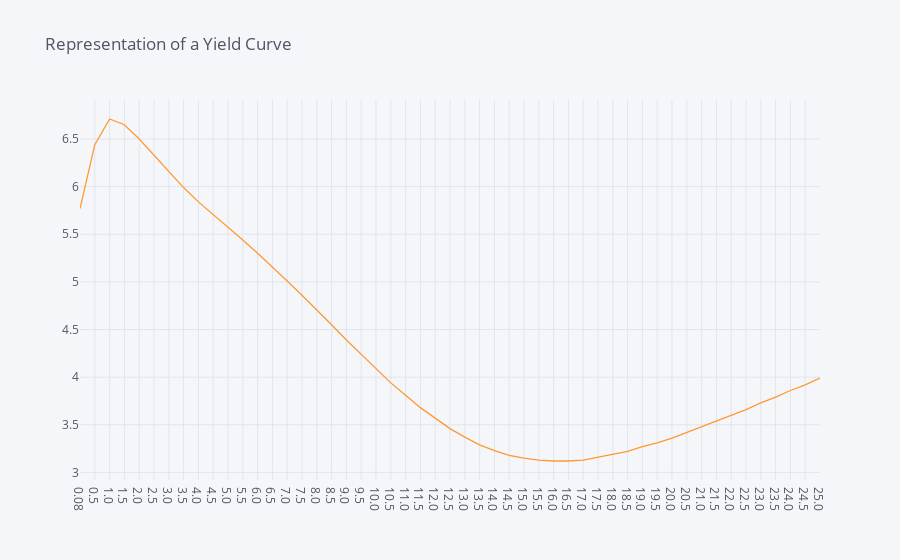

This figure's notebook cell:
### Code cell
# Plot curve
data.iloc[0].iplot(title='Representation of a Yield Curve')

### Figure 1 — Plotly figure (JSON) as saved in the notebook; plotly's stock layout.template omitted (floating-point values rounded to 4 significant figures)
{"data": [{"line": {"color": "rgba(255, 153, 51, 1.0)", "dash": "solid", "shape": "linear", "width": 1.3}, "mode": "lines", "name": "1", "text": "", "type": "scatter", "x": ["0.08", "0.5", "1.0", "1.5", "2.0", "2.5", "3.0", "3.5", "4.0", "4.5", "5.0", "5.5", "6.0", "6.5", "7.0", "7.5", "8.0", "8.5", "9.0", "9.5", "10.0", "10.5", "11.0", "11.5", "12.0", "12.5", "13.0", "13.5", "14.0", "14.5", "15.0", "15.5", "16.0", "16.5", "17.0", "17.5", "18.0", "18.5", "19.0", "19.5", "20.0", "20.5", "21.0", "21.5", "22.0", "22.5", "23.0", "23.5", "24.0", "24.5", "25.0"], "y": [5.77, 6.44, 6.71, 6.65, 6.5, 6.33, 6.15, 5.99, 5.84, 5.71, 5.57, 5.44, 5.3, 5.16, 5.01, 4.86, 4.71, 4.55, 4.39, 4.24, 4.09, 3.94, 3.81, 3.68, 3.57, 3.46, 3.37, 3.29, 3.23, 3.18, 3.15, 3.13, 3.12, 3.12, 3.13, 3.16, 3.19, 3.22, 3.27, 3.31, 3.36, 3.42, 3.48, 3.54, 3.6, 3.66, 3.73, 3.79, 3.86, 3.92, 3.99]}], "layout": {"legend": {"bgcolor": "#F5F6F9", "font": {"color": "#4D5663"}}, "paper_bgcolor": "#F5F6F9", "plot_bgcolor": "#F5F6F9", "title": {"font": {"color": "#4D5663"}, "text": "Representation of a Yield Curve"}, "xaxis": {"gridcolor": "#E1E5ED", "showgrid": true, "tickfont": {"color": "#4D5663"}, "title": {"font": {"color": "#4D5663"}, "text": ""}, "zerolinecolor": "#E1E5ED"}, "yaxis": {"gridcolor": "#E1E5ED", "showgrid": true, "tickfont": {"color": "#4D5663"}, "title": {"font": {"color": "#4D5663"}, "text": ""}, "zerolinecolor": "#E1E5ED"}}}
